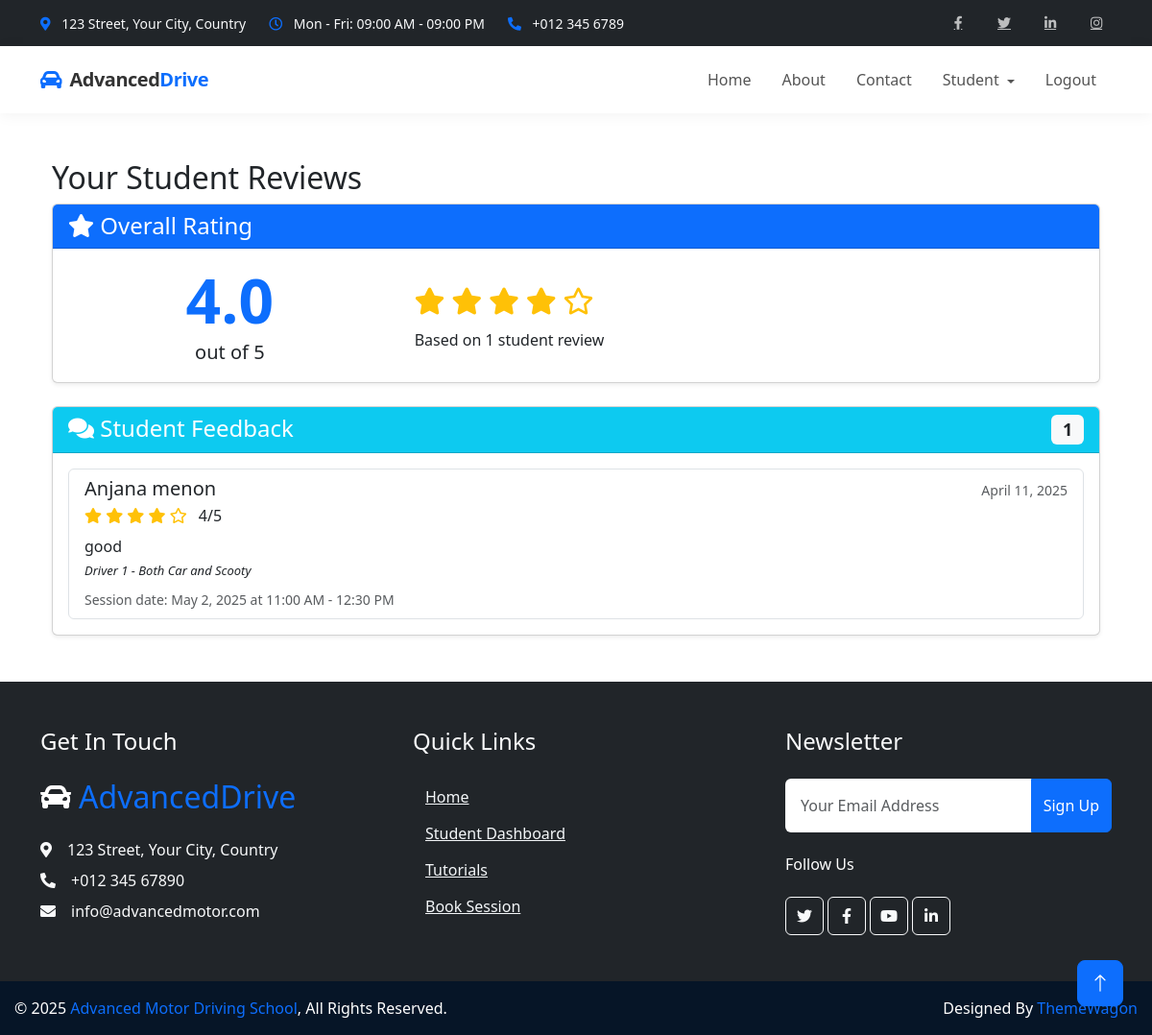
Page /trainer/reviews/ (signed in) on the earlier database version.
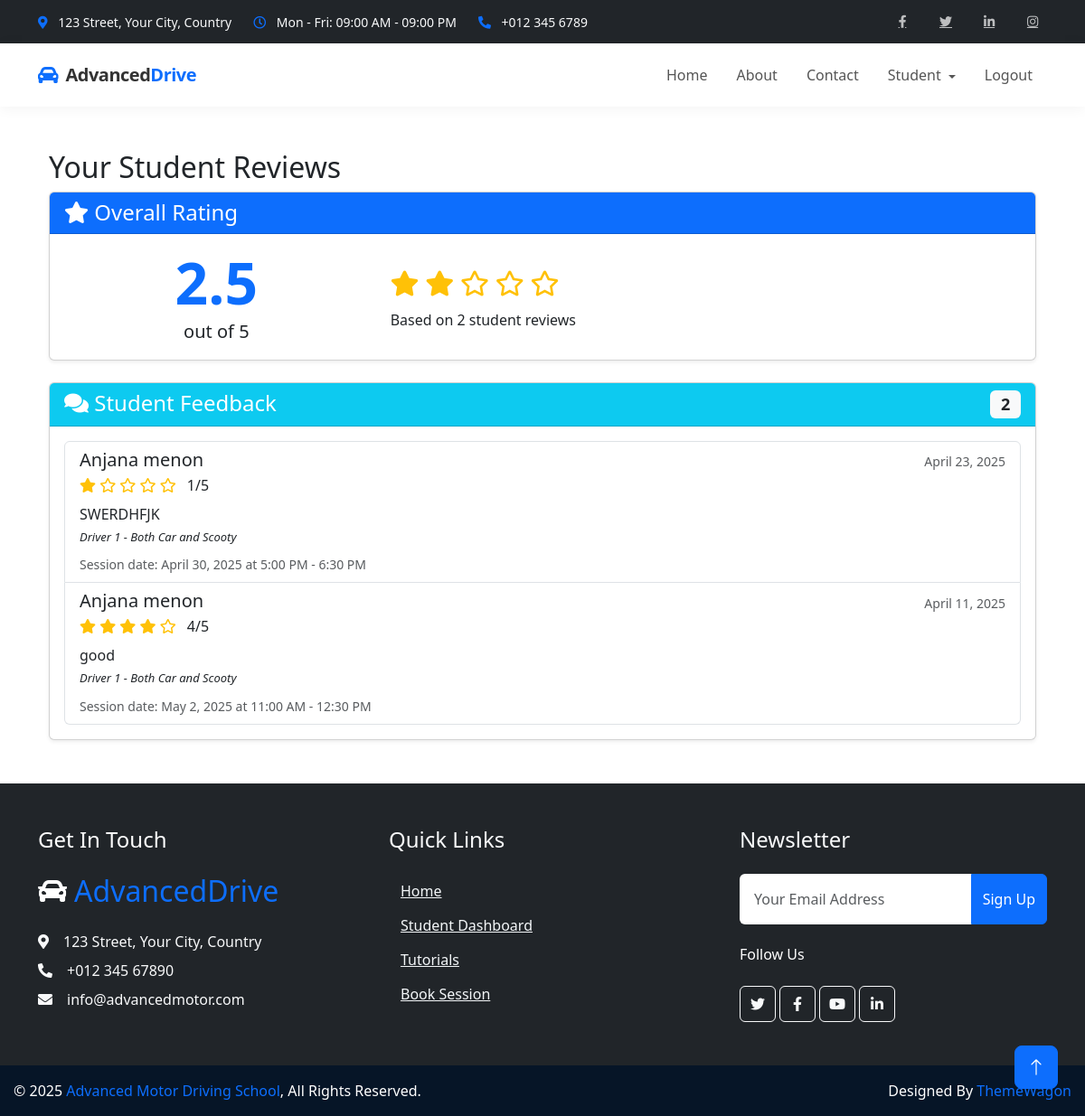
Same page on the later database version.
### students/models.py (models this page shows, shortened)
class Review(models.Model):
    session = models.OneToOneField(TrainingSession, on_delete=models.CASCADE, related_name='review')
    student = models.ForeignKey(Student, on_delete=models.CASCADE, related_name='reviews')
    trainer = models.ForeignKey(Trainer, on_delete=models.CASCADE, related_name='reviews',null=True)
    rating = models.IntegerField(validators=[MinValueValidator(1), MaxValueValidator(5)])
    comment = models.TextField()
    created_at = models.DateTimeField(auto_now_add=True)
    class Meta:
        ordering = ['-created_at']

class Student(models.Model):
    STUDENT_TYPES = (
        ('local', 'Local Student'),
        ('remote', 'Remote Student'),
    )
    user = models.OneToOneField(
        settings.AUTH_USER_MODEL,
        on_delete=models.CASCADE,
        related_name='student_profile'
    )
    trainer = models.ForeignKey(
        Trainer,
        on_delete=models.CASCADE,
        null=True,
        blank=True,
        related_name='student_set'
    )
    vehicle = models.ForeignKey(
        Vehicle,
        on_delete=models.CASCADE,
        null=True,
        blank=True,
        related_name='student_assignments'
    )
    address = models.TextField()
    phone_number_validator = RegexValidator(regex=r'^\+?\d{10,15}$', message="Phone number must be in a valid format.")
    phone_number = models.CharField(max_length=15, validators=[phone_number_validator])
    emergency_contact = models.CharField(max_length=15, blank=True, null=True, validators=[phone_number_validator])
    student_type = models.CharField(max_length=10, choices=STUDENT_TYPES, default='local')
    registration_date = models.DateTimeField(auto_now_add=True)
    has_purchased_session = models.BooleanField(default=False)

class TrainingSession(models.Model):
    TIME_SLOTS = (
        ('7:00 AM - 8:30 AM', '7:00 AM - 8:30 AM'),
        ('9:00 AM - 10:30 AM', '9:00 AM - 10:30 AM'),
        ('11:00 AM - 12:30 PM', '11:00 AM - 12:30 PM'),
        ('1:00 PM - 2:30 PM', '1:00 PM - 2:30 PM'),
        ('3:00 PM - 4:30 PM', '3:00 PM - 4:30 PM'),
        ('5:00 PM - 6:30 PM', '5:00 PM - 6:30 PM'),
    )
    student = models.ForeignKey(Student, on_delete=models.CASCADE, related_name='sessions')
    trainer = models.ForeignKey(Trainer, on_delete=models.CASCADE, related_name='sessions_trainer', null=True, blank=True)
    vehicle = models.ForeignKey(Vehicle, on_delete=models.CASCADE, related_name='sessions_vehicle', null=True, blank=True)
    student_package = models.ForeignKey(StudentPackage, on_delete=models.CASCADE, null=True, blank=True)
    session_date = models.DateField()
    time_slot = models.CharField(max_length=20, choices=TIME_SLOTS)
    completed = models.BooleanField(default=False)
    notes = models.TextField(blank=True, null=True)
    class Meta:
        unique_together = [
            ('trainer', 'session_date', 'time_slot'),
            ('student', 'session_date', 'time_slot')  # ✅ Optional but useful
        ]

### trainers/models.py (models this page shows, shortened)
class Trainer(models.Model):
    user = models.OneToOneField(
        settings.AUTH_USER_MODEL,
        on_delete=models.CASCADE,
        related_name='driving_trainer_profile'
    )
    SPECIALIZATION_CHOICES = [
        ('CAR', 'Car'),
        ('SCOOTY', 'Scooty'),
        ('BOTH', 'Both Car and Scooty'),
        ('HEAVY','HEAVY'),
        ('OTHER', 'Other')
    ]
    specialization = models.CharField(
        max_length=10,
        choices=SPECIALIZATION_CHOICES,
        default='BOTH'
    )
    experience = models.PositiveIntegerField(
        validators=[MinValueValidator(0)],
        default=0,
        help_text="Years of experience as a driving trainer"
    )
    AVAILABILITY_CHOICES = [
        ('WEEKDAY', 'Weekdays Only'),
        ('WEEKEND', 'Weekends Only'),
        ('MORNING', 'Morning Shifts Only'),
        ('EVENING', 'Evening Shifts Only'),
        ('FLEXIBLE', 'Flexible Schedule'),
        ('CUSTOM', 'Custom Schedule')
    ]
    availability = models.CharField(
        max_length=10,
        choices=AVAILABILITY_CHOICES,
        default='FLEXIBLE'
    )
    is_remote = models.BooleanField(
        default=False,
        help_text="Whether this trainer provides remote training services"
    )
    service_area = models.CharField(
        max_length=255,
        blank=True,
        null=True,
        help_text="Geographic areas where remote training is available"
    )
    max_students = models.PositiveIntegerField(
        default=10,
        validators=[MinValueValidator(1)],
        help_text="Maximum number of students this trainer can handle at once"
    )
    date_joined = models.DateField(
        default=timezone.now,
        help_text="Date when the trainer joined the driving school"
    )
    license_number = models.CharField(
        max_length=50,
        blank=True,
        null=True,
        help_text="Trainer's driving license number"
    )
    notes = models.TextField(
        blank=True,
        null=True,
        help_text="Additional notes about the trainer"
    )
    is_active = models.BooleanField(
        default=True,
        help_text="Whether this trainer is currently active"
    )
    class Meta:
        ordering = ['-experience', 'user__last_name']
    def __str__(self):
        return f"{self.user.get_full_name()} - {self.get_specialization_display()}"

### trainers/views.py (the view)
# urls.py: path('reviews/', views.view_reviews, name='view_reviews'),
@login_required
def view_reviews(request):
    reviews = Review.objects.all().order_by('-created_at')
    average_rating = reviews.aggregate(Avg('rating'))['rating__avg']
    return render(request, 'trainers/view_reviews.html', {
        'reviews': reviews,
        'average_rating': average_rating
    })

### trainers/templates/trainers/view_reviews.html
{% extends 'base.html' %}
{% block content %}
<div class="container">
  <h2>Your Student Reviews</h2>
  <div class="card shadow-sm mb-4">
    <div class="card-header bg-primary text-white">
      <h4 class="mb-0">
        <i class="fas fa-star"></i> Overall Rating
      </h4>
    </div>
    <div class="card-body">
      <div class="row align-items-center">
        <div class="col-md-4 text-center">
          <div class="display-3 fw-bold text-primary">
            {% if average_rating %}
              {{ average_rating|floatformat:1 }}
            {% else %}
              --
            {% endif %}
          </div>
          <div class="fs-5">out of 5</div>
        </div>
        <div class="col-md-8">
          <div class="d-flex align-items-center">
            <div class="text-warning fs-3 me-2">
              {% if average_rating %}
                {% for i in "12345" %}
                  {% if forloop.counter <= average_rating %}
                    <i class="fas fa-star"></i>
                  {% elif forloop.counter <= average_rating|add:0.5 %}
                    <i class="fas fa-star-half-alt"></i>
                  {% else %}
                    <i class="far fa-star"></i>
                  {% endif %}
                {% endfor %}
              {% else %}
                <i class="far fa-star"></i>
                <i class="far fa-star"></i>
                <i class="far fa-star"></i>
                <i class="far fa-star"></i>
                <i class="far fa-star"></i>
              {% endif %}
            </div>
          </div>
          <div class="mt-2">
            <p class="mb-0">Based on {{ reviews|length }} student {% if reviews|length == 1 %}review{% else %}reviews{% endif %}</p>
          </div>
        </div>
      </div>
    </div>
  </div>
  <div class="card shadow-sm">
    <div class="card-header bg-info text-white">
      <h4 class="mb-0">
        <i class="fas fa-comments"></i> Student Feedback
        <span class="badge bg-light text-dark float-end">{{ reviews|length }}</span>
      </h4>
    </div>
    <div class="card-body">
      {% if reviews %}
        <div class="list-group">
          {% for review in reviews %}
            <div class="list-group-item">
              <div class="d-flex justify-content-between align-items-center">
                <h5 class="mb-1">{{ review.student.user.get_full_name }}</h5>
                <small class="text-muted">{{ review.created_at|date:"F j, Y" }}</small>
              </div>
              <div class="mb-2 text-warning">
                {% for i in "12345" %}
                  {% if forloop.counter <= review.rating %}
                    <i class="fas fa-star"></i>
                  {% else %}
                    <i class="far fa-star"></i>
                  {% endif %}
                {% endfor %}
                <span class="ms-2 text-dark">{{ review.rating }}/5</span>
              </div>
              <p class="mb-1">{{ review.comment }}</p>
              <p class="mb-1" style="font-style: italic;font-size:small;">{{ review.trainer }}</p>
              <div class="mt-2">
                <small class="text-muted">
                  Session date: {{ review.session.session_date|date:"F j, Y" }} at {{ review.session.get_time_slot_display }}
                </small>
              </div>
            </div>
          {% endfor %}
        </div>
      {% else %}
        <div class="text-center py-4">
          <i class="fas fa-comment-slash fa-3x text-muted mb-3"></i>
          <p>No reviews received yet.</p>
        </div>
      {% endif %}
    </div>
  </div>
</div>
{% endblock %}

Differences in the rows shown:
added Review: student.user.get_full_name "Anjana menon", created_at "April 23, 2025", rating "1", comment "SWERDHFJK", trainer "Driver 1 - Both Car and Scooty", session.session_date "April 30, 2025", session.time_slot "5:00 PM - 6:30 PM"
Other differences:
{{ average_rating|floatformat:1 }}: "4.0" → "2.5"
{{ reviews|length }}: "1" → "2"
text no longer shown: "review"
text now shown: "reviews"
